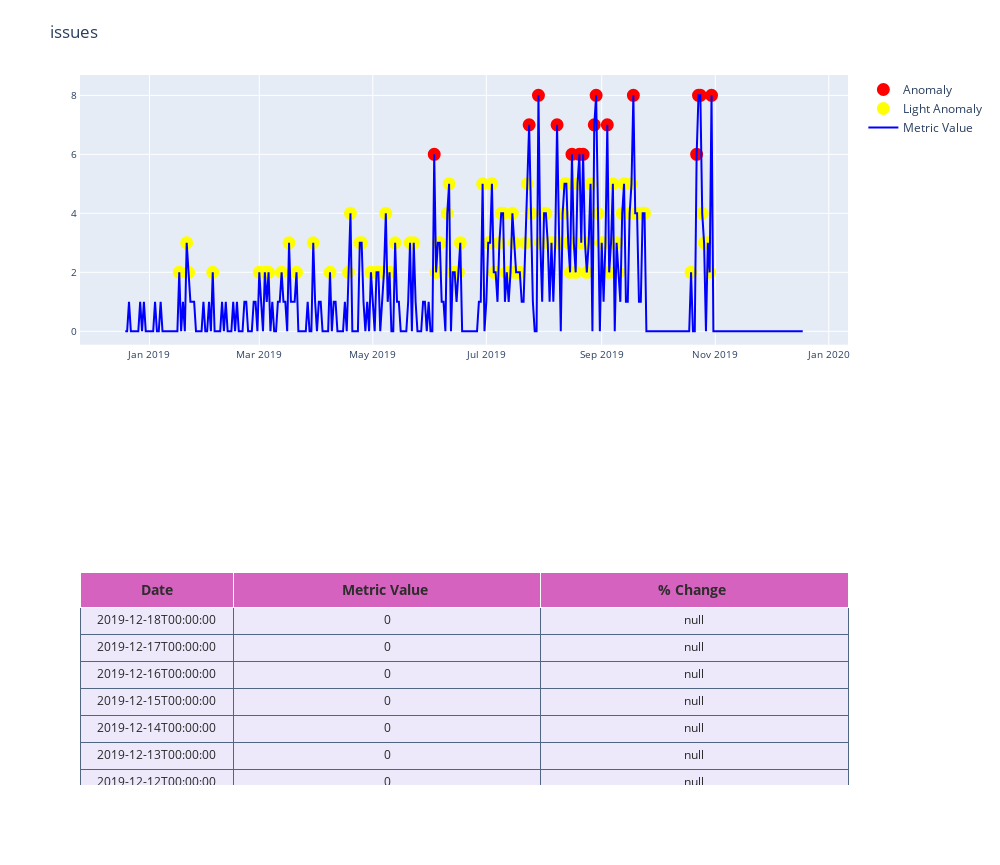
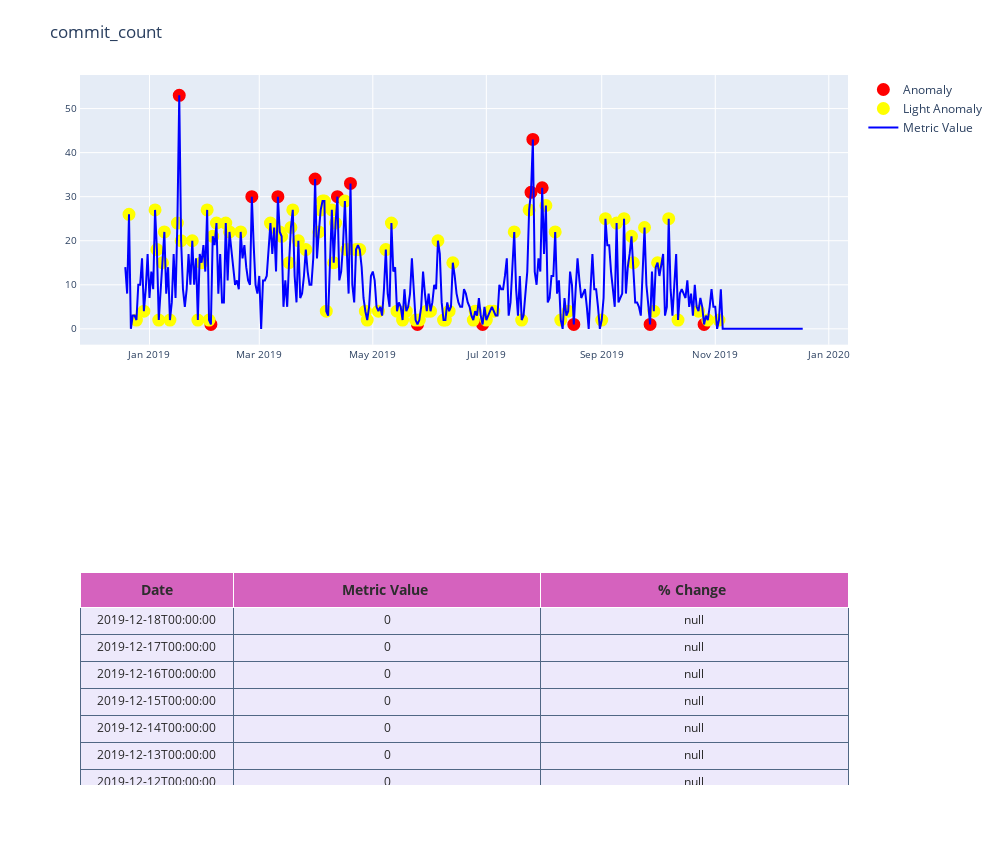
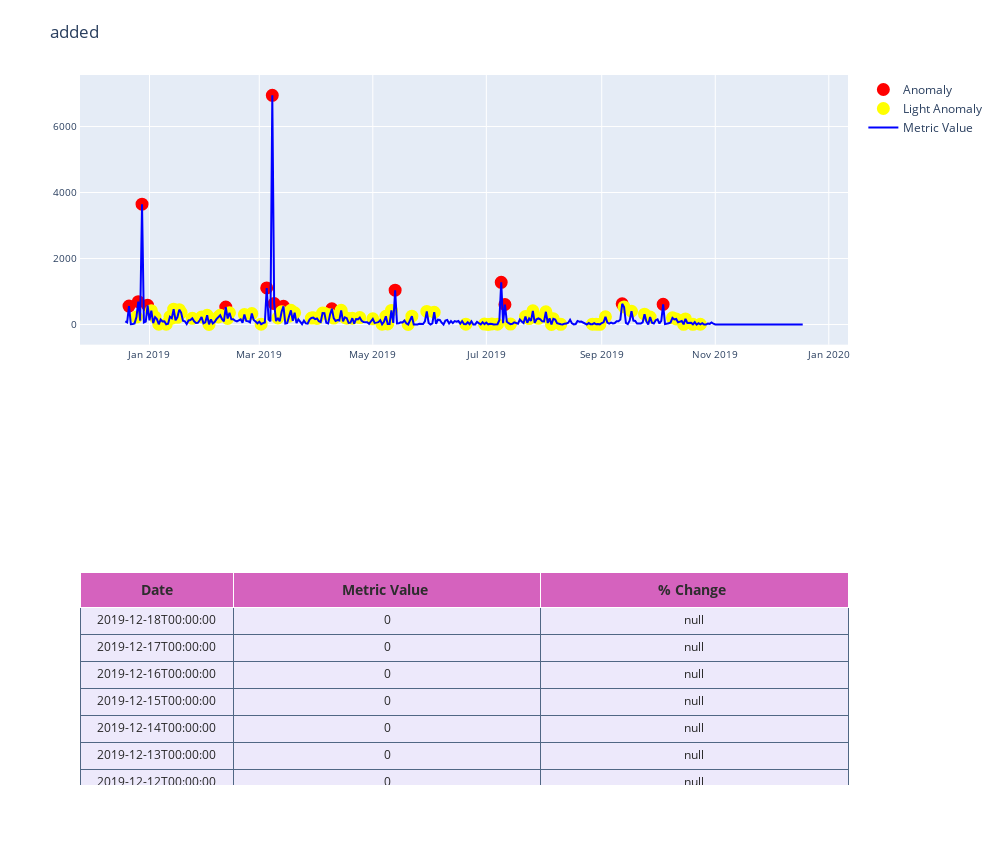
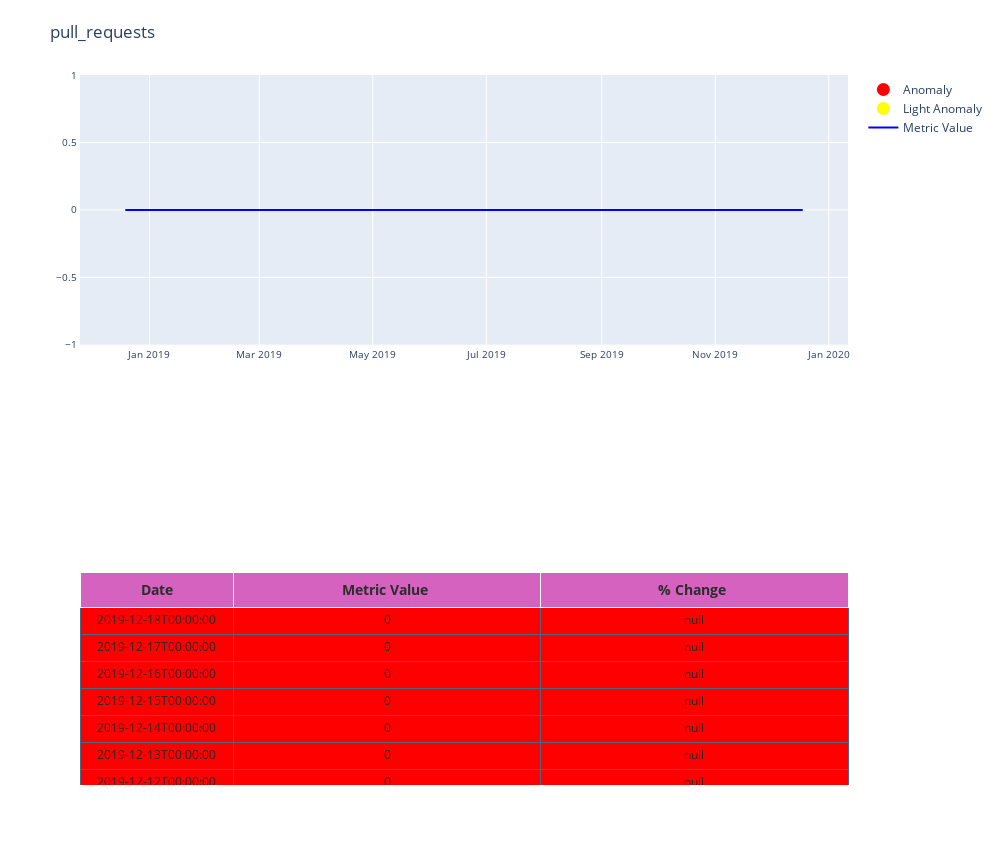

Write notebook code for charts like these, in order.
### Markdown cell above
Identify anomalies for individual metrics and plot the results.

X axis — date Y axis — Metric values and anomaly points.

The plots allow us to see the sudden spikes and dips in the metric's value and project the anomalous points onto the plot.

The tables below each plot allow us to examine the raw data and see potential holes or broken pipelines in the data that would need to be fixed in our preprocessing steps. They also let us see which anomalies are low-level (yellow) or high level (red)

### Code cell
import warnings  
warnings.filterwarnings('ignore')
for i, field_name in enumerate(to_model_columns):
    model.fit(df.iloc[:,i:i+1])
    pred = model.predict(df.iloc[:,i:i+1])
    test_df = pd.DataFrame()
    
    test_df['date_col'] = df.index#df['date']
    test_df.index = df.index
    
    # Find decision function to find the score and classify anomalies
    test_df['score'] = model.decision_function(df.iloc[:,i:i+1])
    test_df[field_name] = df.iloc[:,i:i+1]
    test_df['anomaly'] = pred

    # Get the indexes of outliers in order to compare the metrics with use case anomalies if required
    outliers = test_df.loc[test_df['anomaly'] == -1]
    outlier_index = list(outliers.index)
    test_df = classify_anomalies(test_df,field_name)
    plot_anomaly(test_df,field_name)

### Figure 1 — Plotly figure (JSON) as saved in the notebook; plotly's stock layout.template omitted (floating-point values rounded to 4 significant figures; data arrays with more than 128 entries replaced by an {"elided": "..."} marker saying what was removed)
{"data": [{"cells": {"align": ["center", "center", "center", "center", "center"], "fill": {"color": {"elided": "1x365 str values"}}, "font": {"color": ["rgb(40, 40, 40)", "rgb(40, 40, 40)", "rgb(40, 40, 40)", "rgb(40, 40, 40)", "rgb(40, 40, 40)"], "size": 12}, "height": 27, "line": {"color": "#506784"}, "suffix": [null, "", "", "%", ""], "values": {"elided": "3x365 mixed values"}}, "columnwidth": [1, 2], "domain": {"x": [0, 1], "y": [0, 0.3]}, "header": {"fill": {"color": "#d562be"}, "font": {"color": ["rgb(45, 45, 45)", "rgb(45, 45, 45)", "rgb(45, 45, 45)", "rgb(45, 45, 45)", "rgb(45, 45, 45)"], "size": 14}, "height": 20, "values": [["<b>Date</b>"], ["<b>Metric Value </b>"], ["<b>% Change </b>"]]}, "type": "table"}, {"marker": {"color": "red", "line": {"color": "red", "width": 2}, "size": 11}, "mode": "markers", "name": "Anomaly", "showlegend": true, "type": "scatter", "x": {"elided": "365 str values"}, "xaxis": "x", "y": {"elided": "365 int values"}, "yaxis": "y"}, {"marker": {"color": "yellow", "line": {"color": "yellow", "width": 2}, "size": 11}, "mode": "markers", "name": "Light Anomaly", "showlegend": true, "type": "scatter", "x": {"elided": "365 str values"}, "xaxis": "x", "y": {"elided": "365 int values"}, "yaxis": "y"}, {"marker": {"color": "blue", "line": {"width": 1}, "size": 12}, "mode": "lines", "name": "Metric Value", "type": "scatter", "x": {"elided": "365 str values"}, "xaxis": "x", "y": {"elided": "365 int values"}, "yaxis": "y"}], "layout": {"autosize": false, "height": 865, "margin": {"t": 75}, "showlegend": true, "title": {"text": "issues"}, "width": 1000, "xaxis": {"anchor": "y", "domain": [0, 1], "gridcolor": "#ffffff", "mirror": true, "showgrid": true, "showline": true, "showticklabels": true, "tickfont": {"size": 10}, "ticklen": 4, "zeroline": false}, "yaxis": {"anchor": "x", "domain": [0.62, 1], "gridcolor": "#ffffff", "hoverformat": ".2f", "mirror": true, "showgrid": true, "showline": true, "tickfont": {"size": 10}, "ticklen": 4, "zeroline": false}}}

### Figure 2 — Plotly figure (JSON) as saved in the notebook; plotly's stock layout.template omitted (floating-point values rounded to 4 significant figures; data arrays with more than 128 entries replaced by an {"elided": "..."} marker saying what was removed)
{"data": [{"cells": {"align": ["center", "center", "center", "center", "center"], "fill": {"color": {"elided": "1x365 str values"}}, "font": {"color": ["rgb(40, 40, 40)", "rgb(40, 40, 40)", "rgb(40, 40, 40)", "rgb(40, 40, 40)", "rgb(40, 40, 40)"], "size": 12}, "height": 27, "line": {"color": "#506784"}, "suffix": [null, "", "", "%", ""], "values": {"elided": "3x365 mixed values"}}, "columnwidth": [1, 2], "domain": {"x": [0, 1], "y": [0, 0.3]}, "header": {"fill": {"color": "#d562be"}, "font": {"color": ["rgb(45, 45, 45)", "rgb(45, 45, 45)", "rgb(45, 45, 45)", "rgb(45, 45, 45)", "rgb(45, 45, 45)"], "size": 14}, "height": 20, "values": [["<b>Date</b>"], ["<b>Metric Value </b>"], ["<b>% Change </b>"]]}, "type": "table"}, {"marker": {"color": "red", "line": {"color": "red", "width": 2}, "size": 11}, "mode": "markers", "name": "Anomaly", "showlegend": true, "type": "scatter", "x": {"elided": "365 str values"}, "xaxis": "x", "y": {"elided": "365 int values"}, "yaxis": "y"}, {"marker": {"color": "yellow", "line": {"color": "yellow", "width": 2}, "size": 11}, "mode": "markers", "name": "Light Anomaly", "showlegend": true, "type": "scatter", "x": {"elided": "365 str values"}, "xaxis": "x", "y": {"elided": "365 int values"}, "yaxis": "y"}, {"marker": {"color": "blue", "line": {"width": 1}, "size": 12}, "mode": "lines", "name": "Metric Value", "type": "scatter", "x": {"elided": "365 str values"}, "xaxis": "x", "y": {"elided": "365 int values"}, "yaxis": "y"}], "layout": {"autosize": false, "height": 865, "margin": {"t": 75}, "showlegend": true, "title": {"text": "commit_count"}, "width": 1000, "xaxis": {"anchor": "y", "domain": [0, 1], "gridcolor": "#ffffff", "mirror": true, "showgrid": true, "showline": true, "showticklabels": true, "tickfont": {"size": 10}, "ticklen": 4, "zeroline": false}, "yaxis": {"anchor": "x", "domain": [0.62, 1], "gridcolor": "#ffffff", "hoverformat": ".2f", "mirror": true, "showgrid": true, "showline": true, "tickfont": {"size": 10}, "ticklen": 4, "zeroline": false}}}

### Figure 3 — Plotly figure (JSON) as saved in the notebook; plotly's stock layout.template omitted (floating-point values rounded to 4 significant figures; data arrays with more than 128 entries replaced by an {"elided": "..."} marker saying what was removed)
{"data": [{"cells": {"align": ["center", "center", "center", "center", "center"], "fill": {"color": {"elided": "1x365 str values"}}, "font": {"color": ["rgb(40, 40, 40)", "rgb(40, 40, 40)", "rgb(40, 40, 40)", "rgb(40, 40, 40)", "rgb(40, 40, 40)"], "size": 12}, "height": 27, "line": {"color": "#506784"}, "suffix": [null, "", "", "%", ""], "values": {"elided": "3x365 mixed values"}}, "columnwidth": [1, 2], "domain": {"x": [0, 1], "y": [0, 0.3]}, "header": {"fill": {"color": "#d562be"}, "font": {"color": ["rgb(45, 45, 45)", "rgb(45, 45, 45)", "rgb(45, 45, 45)", "rgb(45, 45, 45)", "rgb(45, 45, 45)"], "size": 14}, "height": 20, "values": [["<b>Date</b>"], ["<b>Metric Value </b>"], ["<b>% Change </b>"]]}, "type": "table"}, {"marker": {"color": "red", "line": {"color": "red", "width": 2}, "size": 11}, "mode": "markers", "name": "Anomaly", "showlegend": true, "type": "scatter", "x": {"elided": "365 str values"}, "xaxis": "x", "y": {"elided": "365 int values"}, "yaxis": "y"}, {"marker": {"color": "yellow", "line": {"color": "yellow", "width": 2}, "size": 11}, "mode": "markers", "name": "Light Anomaly", "showlegend": true, "type": "scatter", "x": {"elided": "365 str values"}, "xaxis": "x", "y": {"elided": "365 int values"}, "yaxis": "y"}, {"marker": {"color": "blue", "line": {"width": 1}, "size": 12}, "mode": "lines", "name": "Metric Value", "type": "scatter", "x": {"elided": "365 str values"}, "xaxis": "x", "y": {"elided": "365 int values"}, "yaxis": "y"}], "layout": {"autosize": false, "height": 865, "margin": {"t": 75}, "showlegend": true, "title": {"text": "added"}, "width": 1000, "xaxis": {"anchor": "y", "domain": [0, 1], "gridcolor": "#ffffff", "mirror": true, "showgrid": true, "showline": true, "showticklabels": true, "tickfont": {"size": 10}, "ticklen": 4, "zeroline": false}, "yaxis": {"anchor": "x", "domain": [0.62, 1], "gridcolor": "#ffffff", "hoverformat": ".2f", "mirror": true, "showgrid": true, "showline": true, "tickfont": {"size": 10}, "ticklen": 4, "zeroline": false}}}

### Figure 4 — Plotly figure (JSON) as saved in the notebook; plotly's stock layout.template omitted (floating-point values rounded to 4 significant figures; data arrays with more than 128 entries replaced by an {"elided": "..."} marker saying what was removed)
{"data": [{"cells": {"align": ["center", "center", "center", "center", "center"], "fill": {"color": {"elided": "1x365 str values"}}, "font": {"color": ["rgb(40, 40, 40)", "rgb(40, 40, 40)", "rgb(40, 40, 40)", "rgb(40, 40, 40)", "rgb(40, 40, 40)"], "size": 12}, "height": 27, "line": {"color": "#506784"}, "suffix": [null, "", "", "%", ""], "values": {"elided": "3x365 mixed values"}}, "columnwidth": [1, 2], "domain": {"x": [0, 1], "y": [0, 0.3]}, "header": {"fill": {"color": "#d562be"}, "font": {"color": ["rgb(45, 45, 45)", "rgb(45, 45, 45)", "rgb(45, 45, 45)", "rgb(45, 45, 45)", "rgb(45, 45, 45)"], "size": 14}, "height": 20, "values": [["<b>Date</b>"], ["<b>Metric Value </b>"], ["<b>% Change </b>"]]}, "type": "table"}, {"marker": {"color": "red", "line": {"color": "red", "width": 2}, "size": 11}, "mode": "markers", "name": "Anomaly", "showlegend": true, "type": "scatter", "x": {"elided": "365 str values"}, "xaxis": "x", "y": {"elided": "365 null values"}, "yaxis": "y"}, {"marker": {"color": "yellow", "line": {"color": "yellow", "width": 2}, "size": 11}, "mode": "markers", "name": "Light Anomaly", "showlegend": true, "type": "scatter", "x": {"elided": "365 str values"}, "xaxis": "x", "y": {"elided": "365 null values"}, "yaxis": "y"}, {"marker": {"color": "blue", "line": {"width": 1}, "size": 12}, "mode": "lines", "name": "Metric Value", "type": "scatter", "x": {"elided": "365 str values"}, "xaxis": "x", "y": {"elided": "365 int values"}, "yaxis": "y"}], "layout": {"autosize": false, "height": 865, "margin": {"t": 75}, "showlegend": true, "title": {"text": "pull_requests"}, "width": 1000, "xaxis": {"anchor": "y", "domain": [0, 1], "gridcolor": "#ffffff", "mirror": true, "showgrid": true, "showline": true, "showticklabels": true, "tickfont": {"size": 10}, "ticklen": 4, "zeroline": false}, "yaxis": {"anchor": "x", "domain": [0.62, 1], "gridcolor": "#ffffff", "hoverformat": ".2f", "mirror": true, "showgrid": true, "showline": true, "tickfont": {"size": 10}, "ticklen": 4, "zeroline": false}}}
